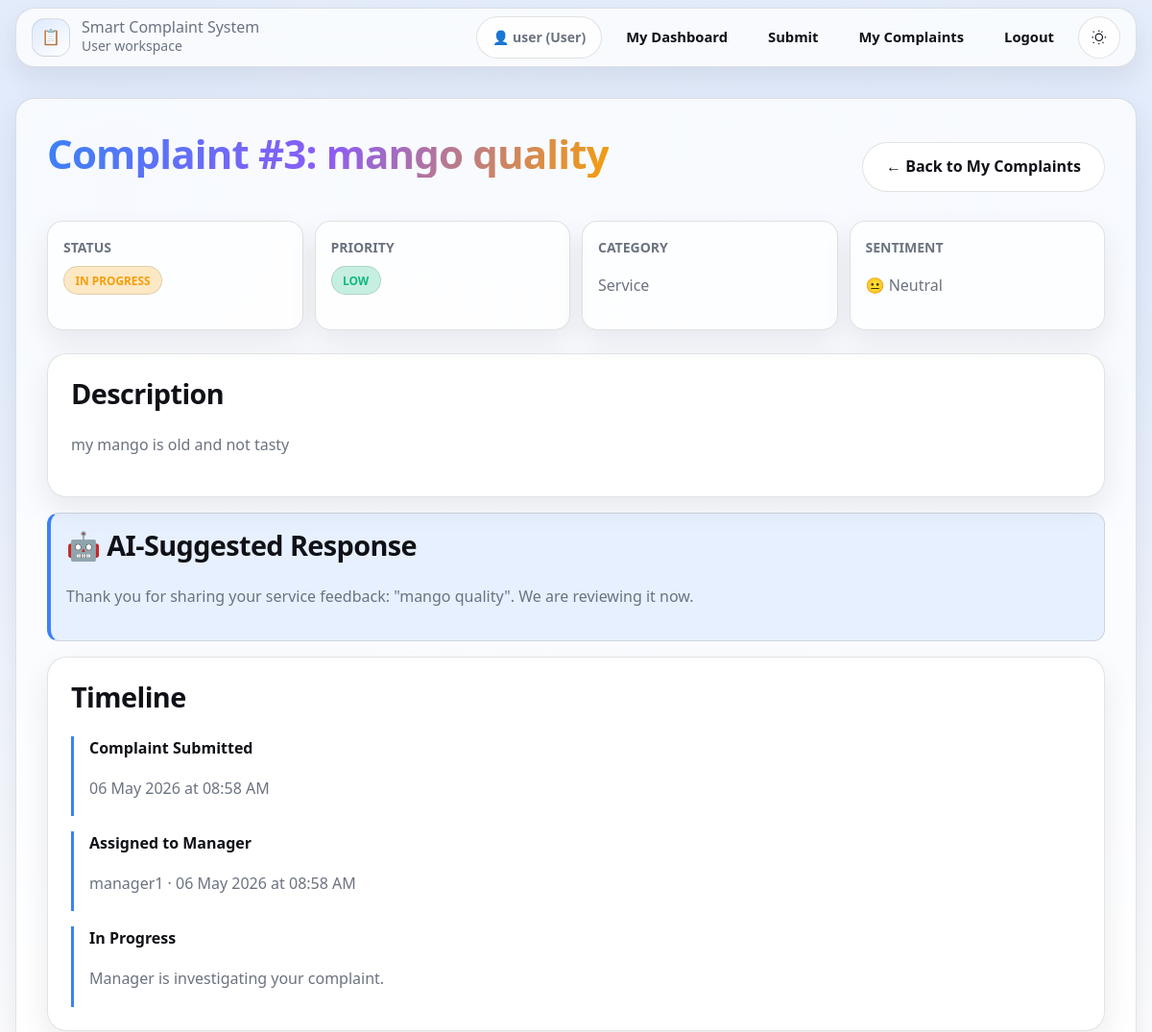
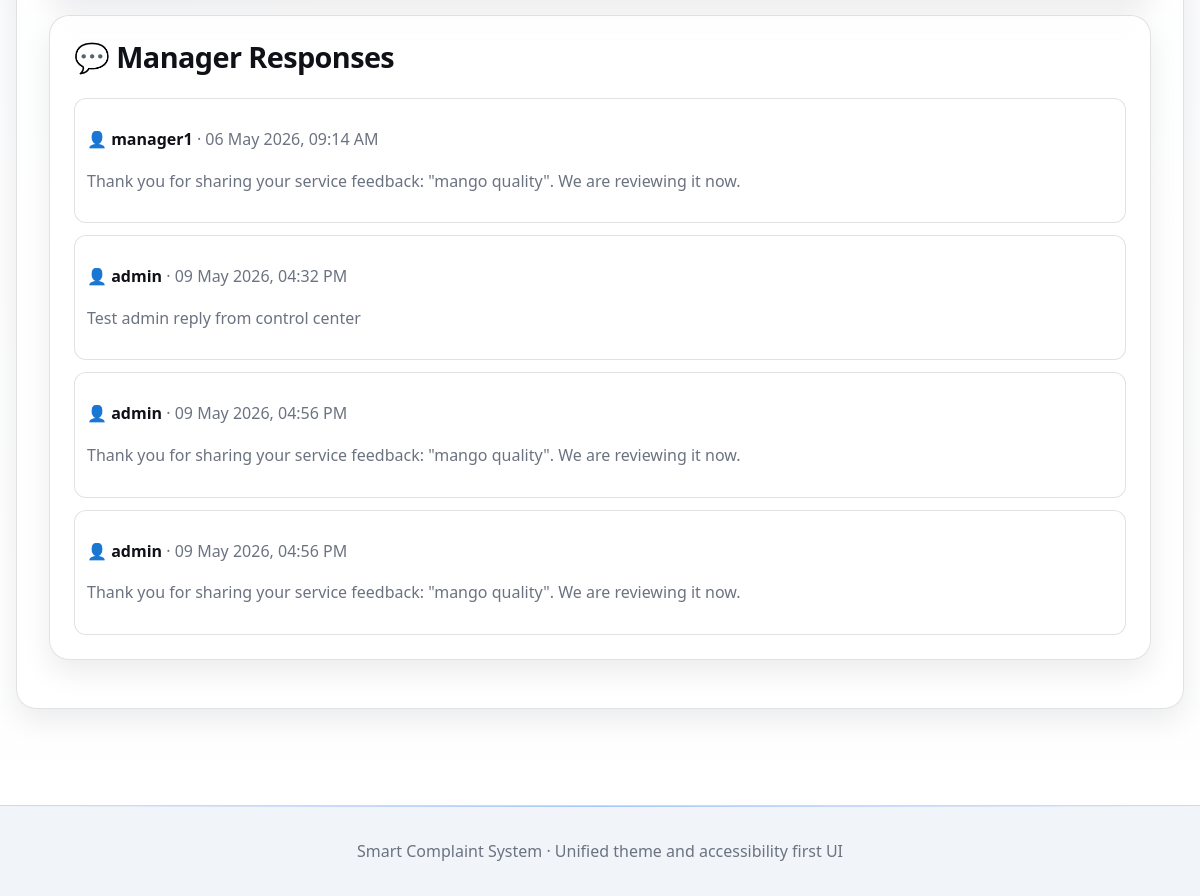
Screenshot of /user/complaint/3 (signed in) with the database file from the repository (2 pictures, top to bottom).
### models.py (models this page shows, shortened)
class User(UserMixin, db.Model):
    __tablename__ = 'users'
    id = db.Column(db.Integer, primary_key=True)
    username = db.Column(db.String(80), unique=True, nullable=False)
    email = db.Column(db.String(120), unique=True, nullable=False)
    password_hash = db.Column(db.String(255), nullable=False)
    role = db.Column(db.String(20), default='user', nullable=False)
    is_active = db.Column(db.Boolean, default=True, nullable=False)
    created_at = db.Column(db.DateTime, default=datetime.utcnow)
    complaints_submitted = db.relationship(
        'Complaint',
        foreign_keys='Complaint.user_id',
        backref='author',
        lazy=True,
        cascade='all, delete-orphan'
    )
    responses_written = db.relationship(
        'Response',
        foreign_keys='Response.author_id',
        backref='response_author',
        lazy=True,
        cascade='all, delete-orphan'
    )
    assigned_complaints = db.relationship(
        'Complaint',
        foreign_keys='Complaint.assigned_to',
        backref='manager',
        lazy=True
    )

class Complaint(db.Model):
    __tablename__ = 'complaints'
    id = db.Column(db.Integer, primary_key=True)
    user_id = db.Column(db.Integer, db.ForeignKey('users.id'), nullable=False)
    title = db.Column(db.String(200), nullable=False)
    description = db.Column(db.Text, nullable=False)
    category = db.Column(db.String(50), default='General')
    priority = db.Column(db.String(20), default='medium')
    sentiment = db.Column(db.String(20), default='neutral')
    status = db.Column(db.String(20), default='open')
    ai_response = db.Column(db.Text, default='')
    internal_notes = db.Column(db.Text, nullable=True)
    assigned_to = db.Column(db.Integer, db.ForeignKey('users.id'), nullable=True)
    created_at = db.Column(db.DateTime, default=datetime.utcnow)
    resolved_at = db.Column(db.DateTime, nullable=True)
    rating = db.Column(db.Integer, nullable=True)
    responses = db.relationship('Response', backref='complaint', lazy=True, cascade='all, delete-orphan')

class Response(db.Model):
    __tablename__ = 'responses'
    id = db.Column(db.Integer, primary_key=True)
    complaint_id = db.Column(db.Integer, db.ForeignKey('complaints.id'), nullable=False)
    author_id = db.Column(db.Integer, db.ForeignKey('users.id'), nullable=False)
    message = db.Column(db.Text, nullable=False)
    created_at = db.Column(db.DateTime, default=datetime.utcnow)

### app.py (the view)
@app.route('/user/complaint/<int:complaint_id>')
@login_required
def view_complaint(complaint_id):
    complaint = Complaint.query.get_or_404(complaint_id)
    if complaint.user_id != current_user.id:
        flash('❌ Unauthorized!', 'error')
        return redirect(url_for('my_complaints'))
    return render_template('user/complaint_detail.html', complaint=complaint)

### app.py (called while the page is built)
@login_manager.user_loader
def load_user(user_id):
    return User.query.get(int(user_id))

### templates/user/complaint_detail.html (shortened to what this page needs)
{% extends "base.html" %}
{% block content %}
<div class="content">
  <div class="detail-header" data-animate>
    <h1>Complaint #{{ complaint.id }}: {{ complaint.title }}</h1>
    <a href="{{ url_for('my_complaints') }}" class="btn btn-secondary">← Back to My Complaints</a>
  </div>
  <section class="overview-grid" data-animate style="--delay: 80ms;">
    <article class="overview-card">
      <p class="overview-label">Status</p>
      <span class="status-badge status-{{ complaint.status }}">{{ complaint.status.replace('_', ' ').title() }}</span>
    </article>
    <article class="overview-card">
      <p class="overview-label">Priority</p>
      <span class="priority-badge priority-{{ complaint.priority }}">{{ complaint.priority.replace('_', ' ').title() }}</span>
    </article>
    <article class="overview-card">
      <p class="overview-label">Category</p>
      <p>{{ complaint.category }}</p>
    </article>
    <article class="overview-card">
      <p class="overview-label">Sentiment</p>
      <p>
        {% if complaint.sentiment == 'positive' %}
          😊 Positive
        {% elif complaint.sentiment == 'negative' %}
          😡 Negative
        {% else %}
          😐 Neutral
        {% endif %}
      </p>
    </article>
  </section>
  <section class="card mb-4" data-animate style="--delay: 120ms;">
    <h2>Description</h2>
    <p>{{ complaint.description }}</p>
  </section>
  {% if complaint.ai_response %}
  <section class="info-box mb-4" data-animate style="--delay: 150ms;">
    <h2>🤖 AI-Suggested Response</h2>
    <p>{{ complaint.ai_response }}</p>
  </section>
  {% endif %}
  <section class="card mb-4" data-animate style="--delay: 180ms;">
    <h2>Timeline</h2>
    <div class="timeline">
      <div class="timeline-item">
        <strong>Complaint Submitted</strong>
        <p>{{ complaint.created_at.strftime('%d %B %Y at %I:%M %p') }}</p>
      </div>
      {% if complaint.assigned_to %}
      <div class="timeline-item">
        <strong>Assigned to Manager</strong>
        <p>{{ complaint.manager.username }} · {{ complaint.created_at.strftime('%d %B %Y at %I:%M %p') }}</p>
      </div>
      {% endif %}
      {% if complaint.status == 'in_progress' %}
      <div class="timeline-item">
        <strong>In Progress</strong>
        <p>Manager is investigating your complaint.</p>
      </div>
      {% endif %}
    </div>
  </section>
  {% if complaint.responses %}
  <section class="card mb-4" data-animate style="--delay: 220ms;">
    <h2>💬 Manager Responses</h2>
    <div class="response-list">
      {% for response in complaint.responses %}
      <article class="response-item">
        <p class="mb-2"><strong>👤 {{ response.response_author.username }}</strong> · {{ response.created_at.strftime('%d %b %Y, %I:%M %p') }}</p>
        <p>{{ response.message }}</p>
      </article>
      {% endfor %}
    </div>
  </section>
  {% else %}
  <section class="info-box mb-4" data-animate style="--delay: 220ms;">
    <strong>ℹ️ Info:</strong> No manager responses yet. Your manager will respond soon.
  </section>
  {% endif %}
</div>
{% endblock %}

### templates/base.html (shortened to what this page needs)
<!doctype html>
<html lang="en" data-theme="light">
  <head>
  </head>
  <body>
    <div class="navbar-wrap">
      <header class="navbar" aria-label="Primary navigation">
        <a href="{{ url_for('index') }}" class="brand">
          <span class="brand-logo" aria-hidden="true">📋</span>
          <span>
            <p class="brand-title">Smart Complaint System</p>
            <p class="brand-sub">
              {% if current_user.is_authenticated %}
                {{ current_user.role.title() }} workspace
              {% else %}
                Public access
              {% endif %}
            </p>
          </span>
        </a>
        <div class="navbar-links">
          {% if current_user.is_authenticated %}
            <span class="user-info">👤 {{ current_user.username }} ({{ current_user.role.title() }})</span>
            {% if current_user.role == 'admin' %}
              <a href="{{ url_for('admin_dashboard') }}" class="nav-link {% if request.path.startswith(url_for('admin_dashboard')) %}active{% endif %}">Dashboard</a>
              <a href="{{ url_for('admin_users') }}" class="nav-link {% if request.path.startswith(url_for('admin_users')) %}active{% endif %}">Users</a>
              <a href="{{ url_for('admin_database') }}" class="nav-link {% if request.path.startswith(url_for('admin_database')) %}active{% endif %}">Control Center</a>
              <a href="{{ url_for('admin_assignments') }}" class="nav-link {% if request.path.startswith(url_for('admin_assignments')) %}active{% endif %}">Assignments</a>
            {% elif current_user.role == 'manager' %}
              <a href="{{ url_for('manager_dashboard') }}" class="nav-link {% if request.path.startswith(url_for('manager_dashboard')) %}active{% endif %}">Queue</a>
              <a href="{{ url_for('manager_team') }}" class="nav-link {% if request.path.startswith(url_for('manager_team')) %}active{% endif %}">Team</a>
            {% else %}
              <a href="{{ url_for('user_dashboard') }}" class="nav-link {% if request.path.startswith(url_for('user_dashboard')) %}active{% endif %}">My Dashboard</a>
              <a href="{{ url_for('submit_complaint') }}" class="nav-link {% if request.path.startswith(url_for('submit_complaint')) %}active{% endif %}">Submit</a>
              <a href="{{ url_for('my_complaints') }}" class="nav-link {% if request.path.startswith(url_for('my_complaints')) %}active{% endif %}">My Complaints</a>
            {% endif %}
            <a href="{{ url_for('logout') }}" class="nav-link">Logout</a>
          {% endif %}
          <button type="button" class="theme-toggle" id="themeToggle" aria-label="Toggle color theme" aria-pressed="false">
            <svg class="theme-icon sun" viewBox="0 0 24 24" fill="none" aria-hidden="true">
              <path d="M12 4V2m0 20v-2m8-8h2M2 12h2m12.95 6.95l1.41 1.41M3.64 3.64l1.41 1.41m11.9-1.41l-1.41 1.41M5.05 18.95l-1.41 1.41M12 17a5 5 0 100-10 5 5 0 000 10z" stroke="currentColor" stroke-width="1.6" />
            </svg>
          </button>
        </div>
      </header>
    </div>
    <main class="container page-enter">
      {% block content %}{% endblock %}
    </main>
    <footer class="footer">
      <div class="footer-divider"></div>
      <div class="footer-inner">Smart Complaint System · Unified theme and accessibility first UI</div>
    </footer>
  </body>
</html>

### templates/user/complaint_detail.html (style rules this page uses)
.detail-header { display: flex; justify-content: space-between; align-items: center; gap: var(--space-3); flex-wrap: wrap; margin-bottom: var(--space-4); }
.overview-grid { display: grid; grid-template-columns: repeat(auto-fit, minmax(180px, 1fr)); gap: var(--space-3); margin-bottom: var(--space-5); }
.overview-card { padding: var(--space-4); border: 1px solid var(--border-soft); border-radius: var(--radius-lg); background: var(--bg-surface); box-shadow: var(--shadow-soft); }
.overview-label { margin: 0 0 var(--space-2); font-size: var(--text-caption-size); text-transform: uppercase; font-weight: 700; }
.timeline { display: grid; gap: var(--space-4); }
.timeline-item { border-left: 0.2rem solid var(--accent-1); padding-left: var(--space-4); }
.response-list { display: grid; gap: var(--space-3); }
.response-item { border-radius: var(--radius-md); border-left: 0.25rem solid var(--accent-1); background: var(--bg-surface-strong); border: 1px solid var(--border-soft); padding: var(--space-3); }

### rows the page displays
User: role "User", username "user"
Complaint: status.replace "IN PROGRESS", priority.replace "LOW", category "Service", description "my mango is old and not tasty", ai_response "Thank you for sharing your service feedback: \"mango quality\". We are reviewing it now.", created_at "06 May 2026 at 08:58 AM"
User: manager.username "manager1"
Response: response_author.username "manager1", created_at "06 May 2026, 09:14 AM", message "Thank you for sharing your service feedback: \"mango quality\". We are reviewing it now."
Response: response_author.username "admin", created_at "09 May 2026, 04:32 PM", message "Test admin reply from control center"
Response: response_author.username "admin", created_at "09 May 2026, 04:56 PM", message "Thank you for sharing your service feedback: \"mango quality\". We are reviewing it now."
Response: response_author.username "admin", created_at "09 May 2026, 04:56 PM", message "Thank you for sharing your service feedback: \"mango quality\". We are reviewing it now."
